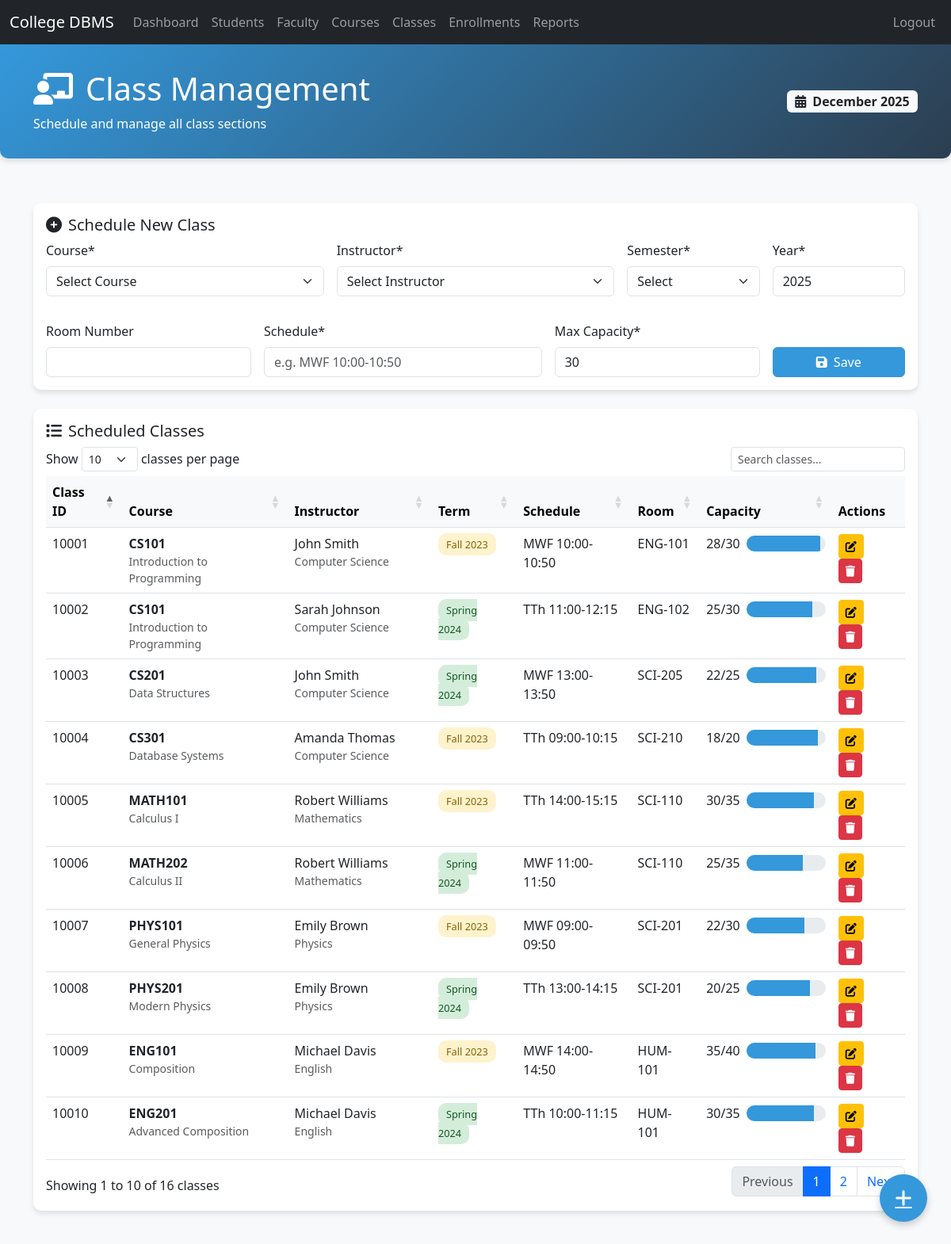
/classes.php (signed in), run on the app's committed database.
### tables this page shows
CREATE TABLE IF NOT EXISTS Classes (
    class_id INT PRIMARY KEY,
    course_id INT NOT NULL,
    faculty_id INT,
    semester VARCHAR(20) NOT NULL,
    year INT NOT NULL,
    room_number VARCHAR(10),
    schedule VARCHAR(50),
    max_capacity INT,
    current_enrollment INT DEFAULT 0,
    FOREIGN KEY (course_id) REFERENCES Courses(course_id),
    FOREIGN KEY (faculty_id) REFERENCES Faculty(faculty_id)
);

CREATE TABLE IF NOT EXISTS Courses (
    course_id INT PRIMARY KEY,
    course_code VARCHAR(10) NOT NULL,
    title VARCHAR(100) NOT NULL,
    credits INT CHECK (credits > 0 AND credits <= 5),
    department_id INT,
    description TEXT,
    FOREIGN KEY (department_id) REFERENCES Departments(department_id)
);

CREATE TABLE IF NOT EXISTS Faculty (
    faculty_id INT PRIMARY KEY,
    first_name VARCHAR(30) NOT NULL,
    last_name VARCHAR(30) NOT NULL,
    email VARCHAR(50) UNIQUE,
    phone VARCHAR(15),
    department_id INT,
    hire_date DATE,
    salary DECIMAL(10,2),
    FOREIGN KEY (department_id) REFERENCES Departments(department_id)
);

CREATE TABLE IF NOT EXISTS Departments (
    department_id INT PRIMARY KEY,
    department_name VARCHAR(50) NOT NULL,
    building VARCHAR(30),
    budget DECIMAL(12,2)
);

### classes.php (the view, shortened to what this page needs)
<?php
require_once "config.php";
$classes = array();
$sql = "SELECT cl.*, c.course_code, c.title AS course_title,
               f.first_name AS faculty_first, f.last_name AS faculty_last,
               d.department_name
        FROM Classes cl
        JOIN Courses c ON cl.course_id = c.course_id
        JOIN Faculty f ON cl.faculty_id = f.faculty_id
        JOIN Departments d ON f.department_id = d.department_id
        ORDER BY cl.year DESC, cl.semester, c.course_code";
if($result = mysqli_query($link, $sql)){
    while($row = mysqli_fetch_assoc($result)){
        $classes[] = $row;
    }
}
?>
<!DOCTYPE html>
<html lang="en">
<head>
    <link href="https://cdn.jsdelivr.net/npm/bootstrap@5.3.0/dist/css/bootstrap.min.css" rel="stylesheet">
    <link href="https://cdn.datatables.net/1.11.5/css/dataTables.bootstrap5.min.css" rel="stylesheet">
    <link rel="stylesheet" href="https://cdnjs.cloudflare.com/ajax/libs/font-awesome/6.0.0/css/all.min.css">
</head>
<body>
    <?php include 'navbar.php'; ?>
    <div class="class-header">
        <div class="container">
            <div class="row align-items-center">
                <div class="col-md-8">
                    <h1><i class="fas fa-chalkboard-teacher me-3"></i>Class Management</h1>
                    <p class="mb-0">Schedule and manage all class sections</p>
                </div>
                <div class="col-md-4 text-end">
                    <span class="badge bg-light text-dark fs-6">
                        <i class="fas fa-calendar-alt me-2"></i><?php echo date('F Y'); ?>
                    </span>
                </div>
            </div>
        </div>
    </div>
    <div class="container py-4">
        <div class="card mb-4">
            <div class="card-body">
                <h5 class="card-title"><i class="fas fa-plus-circle me-2"></i>Schedule New Class</h5>
                <form method="post">
                    <div class="row g-3">
                        <div class="col-md-4">
                            <label for="course_id" class="form-label">Course*</label>
                            <select class="form-select" id="course_id" name="course_id" required>
                                <option value="">Select Course</option>
                            </select>
                        </div>
                        <div class="col-md-4">
                            <label for="faculty_id" class="form-label">Instructor*</label>
                            <select class="form-select" id="faculty_id" name="faculty_id" required>
                                <option value="">Select Instructor</option>
                            </select>
                        </div>
                        <div class="col-md-2">
                            <label for="semester" class="form-label">Semester*</label>
                            <select class="form-select" id="semester" name="semester" required>
                                <option value="">Select</option>
                            </select>
                        </div>
                        <div class="col-md-2">
                            <label for="year" class="form-label">Year*</label>
                            <input type="number" class="form-control" id="year" name="year"
                                   value="<?php echo htmlspecialchars($year ?: date('Y')); ?>"
                                   min="2020" max="2030" required>
                        </div>
                    </div>
                    <div class="row mt-3 g-3">
                        <div class="col-md-3">
                            <label for="room_number" class="form-label">Room Number</label>
                            <input type="text" class="form-control" id="room_number" name="room_number"
                                   value="<?php echo htmlspecialchars($room_number); ?>">
                        </div>
                        <div class="col-md-4">
                            <label for="schedule" class="form-label">Schedule*</label>
                            <input type="text" class="form-control" id="schedule" name="schedule"
                                   value="<?php echo htmlspecialchars($schedule); ?>"
                                   placeholder="e.g. MWF 10:00-10:50" required>
                        </div>
                        <div class="col-md-3">
                            <label for="max_capacity" class="form-label">Max Capacity*</label>
                            <input type="number" class="form-control" id="max_capacity" name="max_capacity"
                                   value="<?php echo htmlspecialchars($max_capacity ?: 30); ?>"
                                   min="1" required>
                        </div>
                        <div class="col-md-2 d-flex align-items-end">
                            <button type="submit" name="create" class="btn btn-primary w-100">
                                <i class="fas fa-save me-2"></i>Save
                            </button>
                        </div>
                    </div>
                </form>
            </div>
        </div>
        <div class="card">
            <div class="card-body">
                <h5 class="card-title"><i class="fas fa-list me-2"></i>Scheduled Classes</h5>
                <div class="table-responsive">
                    <table id="classesTable" class="table table-hover">
                        <thead class="table-light">
                            <tr>
                                <th>Class ID</th>
                                <th>Course</th>
                                <th>Instructor</th>
                                <th>Term</th>
                                <th>Schedule</th>
                                <th>Room</th>
                                <th>Capacity</th>
                                <th>Actions</th>
                            </tr>
                        </thead>
                        <tbody>
                            <?php foreach($classes as $class):
                                $enrollment_percent = ($class['current_enrollment'] / $class['max_capacity']) * 100;
                            ?>
                                <tr>
                                    <td><?php echo $class['class_id']; ?></td>
                                    <td>
                                        <strong><?php echo htmlspecialchars($class['course_code']); ?></strong>
                                        <div class="text-muted small"><?php echo htmlspecialchars($class['course_title']); ?></div>
                                    </td>
                                    <td>
                                        <?php echo htmlspecialchars($class['faculty_first'] . ' ' . $class['faculty_last']); ?>
                                        <div class="text-muted small"><?php echo htmlspecialchars($class['department_name']); ?></div>
                                    </td>
                                    <td>
                                        <span class="badge-semester badge-<?php echo strtolower($class['semester']); ?>">
                                            <?php echo htmlspecialchars($class['semester'] . ' ' . $class['year']); ?>
                                        </span>
                                    </td>
                                    <td><?php echo htmlspecialchars($class['schedule']); ?></td>
                                    <td><?php echo htmlspecialchars($class['room_number'] ?: 'TBD'); ?></td>
                                    <td>
                                        <div class="d-flex align-items-center">
                                            <div class="me-2 text-nowrap">
                                                <?php echo $class['current_enrollment']; ?>/<?php echo $class['max_capacity']; ?>
                                            </div>
                                            <div class="capacity-bar" style="width: 100px;">
                                                <div class="capacity-fill" style="width: <?php echo $enrollment_percent; ?>%"></div>
                                            </div>
                                        </div>
                                    </td>
                                    <td class="action-btns">
                                        <a href="edit_class.php?id=<?php echo $class['class_id']; ?>" class="btn btn-sm btn-warning">
                                            <i class="fas fa-edit"></i>
                                        </a>
                                        <form method="post" action="delete_class.php" style="display:inline;">
                                            <button type="submit" class="btn btn-sm btn-danger" onclick="return confirm('Are you sure you want to delete this class?')">
                                                <i class="fas fa-trash"></i>
                                            </button>
                                        </form>
                                    </td>
                                </tr>
                            <?php endforeach; ?>
                        </tbody>
                    </table>
                </div>
            </div>
        </div>
    </div>
    <a href="#" class="fab" data-bs-toggle="modal" data-bs-target="#addClassModal">
        <i class="fas fa-plus"></i>
    </a>
</body>
</html>

### classes.php (style rules this page uses)
:root { --primary-color: #3498db; --secondary-color: #2c3e50; --hover-color: #2980b9; --success-color: #2ecc71; --danger-color: #e74c3c; }
body { font-family: 'Segoe UI', Tahoma, Geneva, Verdana, sans-serif; background-color: #f8f9fa; }
.class-header { background: linear-gradient(135deg, var(--primary-color), var(--secondary-color)); color: white; padding: 2rem 0; margin-bottom: 2rem; border-radius: 0 0 10px 10px; box-shadow: 0 4px 6px rgba(0, 0, 0, 0.1); }
.card { border: none; border-radius: 10px; box-shadow: 0 4px 6px rgba(0, 0, 0, 0.1); transition: all 0.3s ease; margin-bottom: 20px; }
.btn-primary { background-color: var(--primary-color); border-color: var(--primary-color); }
.badge-semester { font-size: 0.8rem; padding: 5px 10px; border-radius: 10px; }
.badge-spring { background-color: #d4edda; color: #155724; }
.badge-fall { background-color: #fff3cd; color: #856404; }
.action-btns .btn { margin-right: 5px; transition: all 0.2s ease; }
.capacity-bar { height: 20px; border-radius: 10px; overflow: hidden; background-color: #e9ecef; }
.capacity-fill { height: 100%; background-color: var(--primary-color); transition: width 0.5s ease; }
.fab { position: fixed; bottom: 30px; right: 30px; width: 60px; height: 60px; border-radius: 50%; background-color: var(--primary-color); color: white; display: flex; align-items: center; justify-content: center; font-size: 24px; box-shadow: 0 4px 10px rgba(0, 0, 0, 0.2); transition: all 0.3s ease; z-index: 1000; }

### data on the page
classes: class_id "10002", course.course_code "CS101", course.title "Introduction to Programming", faculty.last_name "Sarah Johnson", departments.department_name "Computer Science", semester+year "Spring 2024", schedule "TTh 11:00-12:15", room_number "ENG-102", current_enrollment "25", max_capacity "30"
classes: class_id "10003", course.course_code "CS201", course.title "Data Structures", faculty.last_name "John Smith", departments.department_name "Computer Science", semester+year "Spring 2024", schedule "MWF 13:00-13:50", room_number "SCI-205", current_enrollment "22", max_capacity "25"
classes: class_id "10010", course.course_code "ENG201", course.title "Advanced Composition", faculty.last_name "Michael Davis", departments.department_name "English", semester+year "Spring 2024", schedule "TTh 10:00-11:15", room_number "HUM-101", current_enrollment "30", max_capacity "35"
classes: class_id "10006", course.course_code "MATH202", course.title "Calculus II", faculty.last_name "Robert Williams", departments.department_name "Mathematics", semester+year "Spring 2024", schedule "MWF 11:00-11:50", room_number "SCI-110", current_enrollment "25", max_capacity "35"
classes: class_id "10008", course.course_code "PHYS201", course.title "Modern Physics", faculty.last_name "Emily Brown", departments.department_name "Physics", semester+year "Spring 2024", schedule "TTh 13:00-14:15", room_number "SCI-201", current_enrollment "20", max_capacity "25"
classes: class_id "10001", course.course_code "CS101", course.title "Introduction to Programming", faculty.last_name "John Smith", departments.department_name "Computer Science", semester+year "Fall 2023", schedule "MWF 10:00-10:50", room_number "ENG-101", current_enrollment "28", max_capacity "30"
classes: class_id "10004", course.course_code "CS301", course.title "Database Systems", faculty.last_name "Amanda Thomas", departments.department_name "Computer Science", semester+year "Fall 2023", schedule "TTh 09:00-10:15", room_number "SCI-210", current_enrollment "18", max_capacity "20"
classes: class_id "10009", course.course_code "ENG101", course.title "Composition", faculty.last_name "Michael Davis", departments.department_name "English", semester+year "Fall 2023", schedule "MWF 14:00-14:50", room_number "HUM-101", current_enrollment "35", max_capacity "40"
classes: class_id "10005", course.course_code "MATH101", course.title "Calculus I", faculty.last_name "Robert Williams", departments.department_name "Mathematics", semester+year "Fall 2023", schedule "TTh 14:00-15:15", room_number "SCI-110", current_enrollment "30", max_capacity "35"
classes: class_id "10007", course.course_code "PHYS101", course.title "General Physics", faculty.last_name "Emily Brown", departments.department_name "Physics", semester+year "Fall 2023", schedule "MWF 09:00-09:50", room_number "SCI-201", current_enrollment "22", max_capacity "30"
